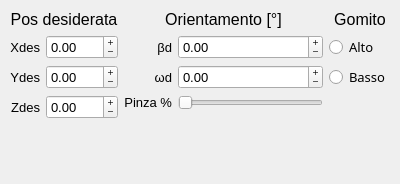
    <widget class="QWidget" name="Inverse">
     <property name="font">
      <font>
       <pointsize>10</pointsize>
      </font>
     </property>
     <attribute name="title">
      <string>Inv</string>
     </attribute>
     <widget class="QWidget" name="layoutWidget">
      <property name="geometry">
       <rect>
        <x>10</x>
        <y>10</y>
        <width>381</width>
        <height>165</height>
       </rect>
      </property>
      <layout class="QHBoxLayout" name="horizontalLayout">
       <item>
        <layout class="QVBoxLayout" name="Pdes">
         <property name="spacing">
          <number>6</number>
         </property>
         <item>
          <widget class="QLabel" name="valMinScr_5">
           <property name="font">
            <font>
             <pointsize>12</pointsize>
             <strikeout>false</strikeout>
             <kerning>true</kerning>
            </font>
           </property>
           <property name="text">
            <string>Pos desiderata</string>
           </property>
           <property name="alignment">
            <set>Qt::AlignCenter</set>
           </property>
          </widget>
         </item>
         <item>
          <layout class="QFormLayout" name="formLayout_6">
           <property name="fieldGrowthPolicy">
            <enum>QFormLayout::AllNonFixedFieldsGrow</enum>
           </property>
           <property name="labelAlignment">
            <set>Qt::AlignRight|Qt::AlignTrailing|Qt::AlignVCenter</set>
           </property>
           <property name="formAlignment">
            <set>Qt::AlignLeading|Qt::AlignLeft|Qt::AlignTop</set>
           </property>
           <item row="0" column="0">
            <widget class="QLabel" name="en1Label_5">
             <property name="sizePolicy">
              <sizepolicy hsizetype="Preferred" vsizetype="Preferred">
               <horstretch>0</horstretch>
               <verstretch>0</verstretch>
              </sizepolicy>
             </property>
             <property name="layoutDirection">
              <enum>Qt::LeftToRight</enum>
             </property>
             <property name="text">
              <string>Xdes</string>
             </property>
             <property name="alignment">
              <set>Qt::AlignRight|Qt::AlignTrailing|Qt::AlignVCenter</set>
             </property>
             <property name="buddy">
              <cstring>en1Home</cstring>
             </property>
            </widget>
           </item>
           <item row="0" column="1">
            <widget class="QDoubleSpinBox" name="xDes">
             <property name="buttonSymbols">
              <enum>QAbstractSpinBox::PlusMinus</enum>
             </property>
             <property name="showGroupSeparator" stdset="0">
              <bool>false</bool>
             </property>
             <property name="minimum">
              <double>-999.000000000000000</double>
             </property>
             <property name="maximum">
              <double>999.000000000000000</double>
             </property>
            </widget>
           </item>
           <item row="1" column="0">
            <widget class="QLabel" name="en2Label_5">
             <property name="sizePolicy">
              <sizepolicy hsizetype="Preferred" vsizetype="Preferred">
               <horstretch>0</horstretch>
               <verstretch>0</verstretch>
              </sizepolicy>
             </property>
             <property name="layoutDirection">
              <enum>Qt::LeftToRight</enum>
             </property>
             <property name="text">
              <string>Ydes</string>
             </property>
             <property name="alignment">
              <set>Qt::AlignRight|Qt::AlignTrailing|Qt::AlignVCenter</set>
             </property>
             <property name="buddy">
              <cstring>en2Home</cstring>
             </property>
            </widget>
           </item>
           <item row="1" column="1">
            <widget class="QDoubleSpinBox" name="yDes">
             <property name="buttonSymbols">
              <enum>QAbstractSpinBox::PlusMinus</enum>
             </property>
             <property name="showGroupSeparator" stdset="0">
              <bool>false</bool>
             </property>
             <property name="minimum">
              <double>-999.000000000000000</double>
             </property>
             <property name="maximum">
              <double>999.000000000000000</double>
             </property>
            </widget>
           </item>
           <item row="2" column="0">
            <widget class="QLabel" name="en3Label_5">
             <property name="enabled">
              <bool>true</bool>
             </property>
             <property name="sizePolicy">
              <sizepolicy hsizetype="Preferred" vsizetype="Preferred">
               <horstretch>0</horstretch>
               <verstretch>0</verstretch>
              </sizepolicy>
             </property>
             <property name="layoutDirection">
              <enum>Qt::LeftToRight</enum>
             </property>
             <property name="text">
              <string>Zdes</string>
             </property>
             <property name="alignment">
              <set>Qt::AlignRight|Qt::AlignTrailing|Qt::AlignVCenter</set>
             </property>
             <property name="buddy">
              <cstring>en3Home</cstring>
             </property>
            </widget>
           </item>
           <item row="2" column="1">
            <widget class="QDoubleSpinBox" name="zDes">
             <property name="buttonSymbols">
              <enum>QAbstractSpinBox::PlusMinus</enum>
             </property>
             <property name="showGroupSeparator" stdset="0">
              <bool>false</bool>
             </property>
             <property name="minimum">
              <double>-999.000000000000000</double>
             </property>
             <property name="maximum">
              <double>999.000000000000000</double>
             </property>
            </widget>
           </item>
           <item row="3" column="1">
            <spacer name="verticalSpacer_4">
             <property name="orientation">
              <enum>Qt::Vertical</enum>
             </property>
             <property name="sizeHint" stdset="0">
              <size>
               <width>20</width>
               <height>40</height>
              </size>
             </property>
            </spacer>
           </item>
          </layout>
         </item>
        </layout>
       </item>
       <item>
        <layout class="QVBoxLayout" name="Rdes">
         <property name="spacing">
          <number>6</number>
         </property>
         <item>
          <widget class="QLabel" name="valMinScr_6">
           <property name="font">
            <font>
             <pointsize>12</pointsize>
             <strikeout>false</strikeout>
             <kerning>true</kerning>
            </font>
           </property>
           <property name="text">
            <string>Orientamento [°]</string>
           </property>
           <property name="alignment">
            <set>Qt::AlignCenter</set>
           </property>
          </widget>
         </item>
         <item>
          <layout class="QFormLayout" name="formLayout_7">
           <property name="fieldGrowthPolicy">
            <enum>QFormLayout::AllNonFixedFieldsGrow</enum>
           </property>
           <property name="labelAlignment">
            <set>Qt::AlignRight|Qt::AlignTrailing|Qt::AlignVCenter</set>
           </property>
           <property name="formAlignment">
            <set>Qt::AlignLeading|Qt::AlignLeft|Qt::AlignTop</set>
           </property>
           <item row="0" column="0">
            <widget class="QLabel" name="en1Label_6">
             <property name="sizePolicy">
              <sizepolicy hsizetype="Preferred" vsizetype="Preferred">
               <horstretch>0</horstretch>
               <verstretch>0</verstretch>
              </sizepolicy>
             </property>
             <property name="layoutDirection">
              <enum>Qt::LeftToRight</enum>
             </property>
             <property name="text">
              <string>βd</string>
             </property>
             <property name="alignment">
              <set>Qt::AlignRight|Qt::AlignTrailing|Qt::AlignVCenter</set>
             </property>
             <property name="buddy">
              <cstring>en1Home</cstring>
             </property>
            </widget>
           </item>
           <item row="0" column="1">
            <widget class="QDoubleSpinBox" name="betaDes">
             <property name="buttonSymbols">
              <enum>QAbstractSpinBox::PlusMinus</enum>
             </property>
             <property name="showGroupSeparator" stdset="0">
              <bool>false</bool>
             </property>
             <property name="minimum">
              <double>-999.000000000000000</double>
             </property>
             <property name="maximum">
              <double>999.000000000000000</double>
             </property>
            </widget>
           </item>
           <item row="1" column="0">
            <widget class="QLabel" name="en2Label_6">
             <property name="sizePolicy">
              <sizepolicy hsizetype="Preferred" vsizetype="Preferred">
               <horstretch>0</horstretch>
               <verstretch>0</verstretch>
              </sizepolicy>
             </property>
             <property name="layoutDirection">
              <enum>Qt::LeftToRight</enum>
             </property>
             <property name="text">
              <string>ωd</string>
             </property>
             <property name="alignment">
              <set>Qt::AlignRight|Qt::AlignTrailing|Qt::AlignVCenter</set>
             </property>
             <property name="buddy">
              <cstring>en2Home</cstring>
             </property>
            </widget>
           </item>
           <item row="1" column="1">
            <widget class="QDoubleSpinBox" name="omegaDes">
             <property name="buttonSymbols">
              <enum>QAbstractSpinBox::PlusMinus</enum>
             </property>
             <property name="showGroupSeparator" stdset="0">
              <bool>false</bool>
             </property>
             <property name="minimum">
              <double>-999.000000000000000</double>
             </property>
             <property name="maximum">
              <double>999.000000000000000</double>
             </property>
            </widget>
           </item>
           <item row="3" column="1">
            <spacer name="verticalSpacer_5">
             <property name="orientation">
              <enum>Qt::Vertical</enum>
             </property>
             <property name="sizeHint" stdset="0">
              <size>
               <width>20</width>
               <height>40</height>
              </size>
             </property>
            </spacer>
           </item>
           <item row="2" column="1">
            <widget class="QSlider" name="pinzaInv">
             <property name="maximum">
              <number>100</number>
             </property>
             <property name="orientation">
              <enum>Qt::Horizontal</enum>
             </property>
            </widget>
           </item>
           <item row="2" column="0">
            <widget class="QLabel" name="en6Label_5">
             <property name="sizePolicy">
              <sizepolicy hsizetype="Preferred" vsizetype="Preferred">
               <horstretch>0</horstretch>
               <verstretch>0</verstretch>
              </sizepolicy>
             </property>
             <property name="layoutDirection">
              <enum>Qt::LeftToRight</enum>
             </property>
             <property name="text">
              <string>Pinza %</string>
             </property>
             <property name="alignment">
              <set>Qt::AlignRight|Qt::AlignTrailing|Qt::AlignVCenter</set>
             </property>
             <property name="buddy">
              <cstring>en6Home</cstring>
             </property>
            </widget>
           </item>
          </layout>
         </item>
        </layout>
       </item>
       <item>
        <layout class="QVBoxLayout" name="verticalLayout_3">
         <property name="spacing">
          <number>6</number>
         </property>
         <item>
          <widget class="QLabel" name="label_3">
           <property name="font">
            <font>
             <pointsize>12</pointsize>
            </font>
           </property>
           <property name="text">
            <string>Gomito</string>
           </property>
           <property name="alignment">
            <set>Qt::AlignCenter</set>
           </property>
          </widget>
         </item>
         <item>
          <widget class="QRadioButton" name="gH">
           <property name="font">
            <font>
             <family>.SF NS Text</family>
             <pointsize>10</pointsize>
             <weight>50</weight>
             <italic>false</italic>
             <bold>false</bold>
            </font>
           </property>
           <property name="toolTipDuration">
            <number>-1</number>
           </property>
           <property name="styleSheet">
            <string notr="true"/>
           </property>
           <property name="text">
            <string>Alto</string>
           </property>
          </widget>
         </item>
         <item>
          <widget class="QRadioButton" name="gL">
           <property name="sizePolicy">
            <sizepolicy hsizetype="Fixed" vsizetype="Fixed">
             <horstretch>0</horstretch>
             <verstretch>0</verstretch>
            </sizepolicy>
           </property>
           <property name="font">
            <font>
             <family>.SF NS Text</family>
             <pointsize>10</pointsize>
             <weight>50</weight>
             <italic>false</italic>
             <bold>false</bold>
            </font>
           </property>
           <property name="styleSheet">
            <string notr="true"/>
           </property>
           <property name="text">
            <string>Basso</string>
           </property>
          </widget>
         </item>
         <item>
          <spacer name="verticalSpacer_6">
           <property name="orientation">
            <enum>Qt::Vertical</enum>
           </property>
           <property name="sizeHint" stdset="0">
            <size>
             <width>20</width>
             <height>40</height>
            </size>
           </property>
          </spacer>
         </item>
        </layout>
       </item>
      </layout>
     </widget>
    </widget>
